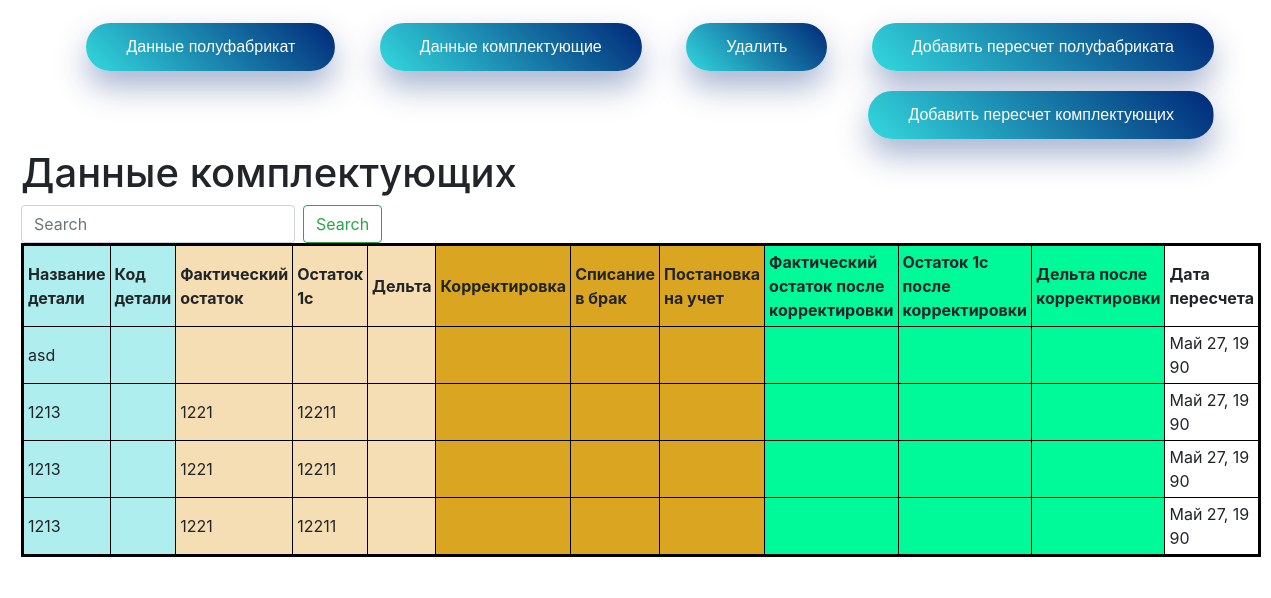
The page /home_accessories on the database as committed earlier.
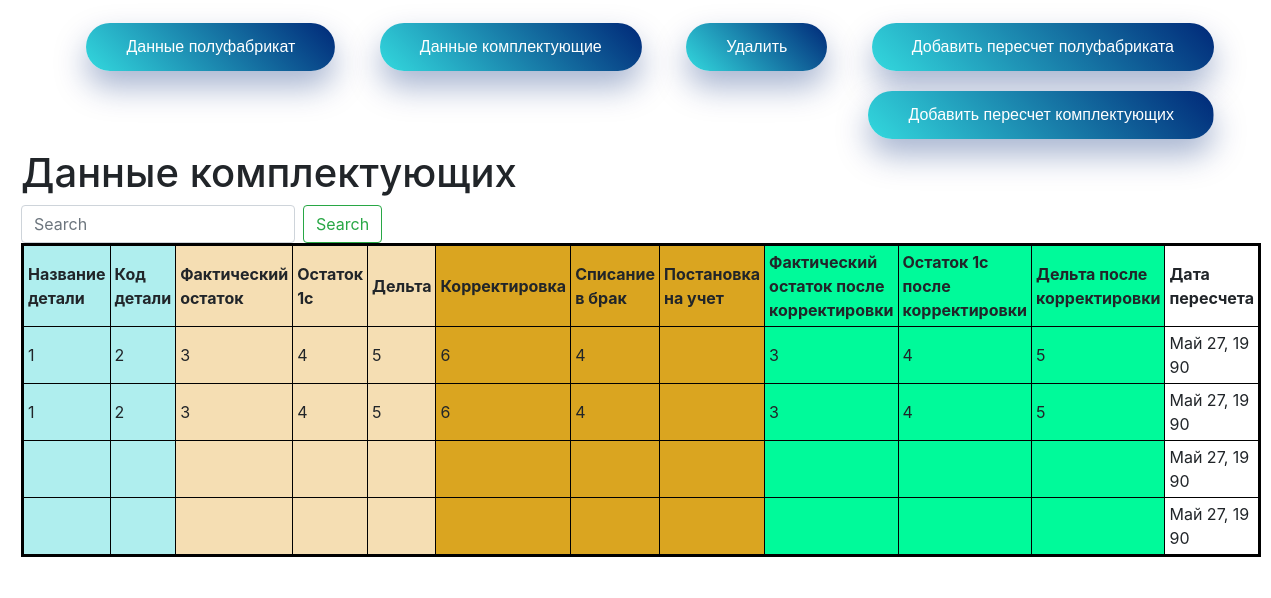
The same page on the database as committed later.
### main/models.py (models this page shows, shortened)
class Accessories(models.Model):
    class Meta:
        verbose_name = "Данные комплектующих"
        verbose_name_plural = "Данные комплектующих"
        ordering = [
            '-release_date']
    details_name = models.CharField("Дельта", max_length=100, blank=True)
    code = models.CharField("Код детали", max_length=50, blank=True)
    quantity_actual = models.CharField("Фактический остаток", max_length=50, blank=True)
    quantity_1c = models.CharField("Остаток 1с", max_length=50, blank=True)
    delta = models.CharField("Дельта", max_length=50, blank=True)
    adjustments = models.CharField("Корректировка", max_length=50, blank=True)
    adjustments_marriage = models.CharField("Списание в брак", max_length=50, blank=True)
    actual_registration = models.CharField("Постановка на учет", max_length=50, blank=True)
    after_adjustment_quantity_actual = models.CharField("Фактический остаток после корректировки",
                                                        max_length=50, blank=True)
    after_adjustment_quantity_1c = models.CharField("Остаток 1с после корректировки", max_length=50, blank=True)
    after_adjustment_delta = models.CharField("Дельта после корректировки", max_length=50, blank=True)
    release_date = models.DateField("Дата пересчета")

### main/views.py (the view)
# urls.py: path('home_accessories', views.home_accessories, name='home_accessories'),
def home_accessories(request):
    accessories = Accessories.objects.all()
    return render(request, 'main/home_accessories.html', {'details_name': 'Главная страница сайта',
                                                          'accessories': accessories})

### main/templates/main/home_accessories.html (shortened to what this page needs)
<!doctype html>
<html lang="ru">
<head class="my-2 my-md-0 mr-md-3">
        <link rel="stylesheet" href="https://cdn.jsdelivr.net/npm/bootstrap@4.5.3/dist/css/bootstrap.min.css"
>
</head>
<body>
<div class="alert">
    <nav style="text-align:right" class="my-2 my-md-0 mr-md-3">
        <a href="{% url 'home' %}" class="pressed-button">Данные полуфабрикат</a>
        <a href="{% url 'home_accessories' %}" class="pressed-button">Данные комплектующие</a>
        <a href="{% url 'about' %}" class="pressed-button">Удалить</a>
        <a href="{% url 'create' %}" class="pressed-button">Добавить пересчет полуфабриката</a>
        <a href="{% url 'create_accessories' %}" class="pressed-button">Добавить пересчет комплектующих</a>
<h1 style="text-align:left">Данные комплектующих</h1>
        <form style="align:right" class="form-inline mt-2 mt-md-0" action="{% url 'search_accessories' %}">
            <input class="form-control mr-sm-2" type="int" placeholder="Search" aria-label="Search" name="q">
            <button class="btn btn-outline-success my-2 my-sm-0" type="submit">Search</button>
        </form>
    </nav>
<table width=200 border="1" cellpadding="4" cellspacing="0">
            <tr>
                <th bgcolor="#AFEEEE" width="500"> Название детали</th>
                <th bgcolor="#AFEEEE"> Код детали</th>
                <th bgcolor="#F5DEB3"> Фактический остаток</th>
                <th bgcolor="#F5DEB3"> Остаток 1с</th>
                <th bgcolor="#F5DEB3"> Дельта</th>
                <th bgcolor="#DAA520"> Корректировка</th>
                <th bgcolor="#DAA520"> Списание в брак</th>
                <th bgcolor="#DAA520"> Постановка на учет</th>
                <th bgcolor="#00FA9A"> Фактический остаток после корректировки</th>
                <th bgcolor="#00FA9A"> Остаток 1с после корректировки</th>
                <th bgcolor="#00FA9A"> Дельта после корректировки</th>
                <th> Дата пересчета</th>
            </tr>
            {% for el in accessories %}
            <tr>
                <td bgcolor="#AFEEEE" style="width:200px;">{{ el.details_name }}</td>
                <td bgcolor="#AFEEEE">{{ el.code }}<br></td>
                <td bgcolor="#F5DEB3">{{ el.quantity_actual }}</td>
                <td bgcolor="#F5DEB3">{{ el.quantity_1c }}</td>
                <td bgcolor="#F5DEB3">{{ el.delta }}</td>
                <td bgcolor="#DAA520">{{ el.adjustments }}</td>
                <td bgcolor="#DAA520">{{ el.adjustments_marriage }}</td>
                <td bgcolor="#DAA520">{{ el.actual_registration }}</td>
                <td bgcolor="#00FA9A">{{ el.after_adjustment_quantity_actual }}</td>
                <td bgcolor="#00FA9A">{{ el.after_adjustment_quantity_1c }}</td>
                <td bgcolor="#00FA9A">{{ el.after_adjustment_delta }}</td>
                <td>{{ el.release_date }}</td>
            </tr>
            {% endfor %}
        </table>
</div>
</body>
</html>
<body>
</body>

Rows that differ between the two databases and show on the page:
removed Accessories: details_name "asd", release_date "Май 27, 1990"
removed Accessories: details_name "1213", quantity_actual "1221", quantity_1c "12211", release_date "Май 27, 1990"
removed Accessories: details_name "1213", quantity_actual "1221", quantity_1c "12211", release_date "Май 27, 1990"
removed Accessories: details_name "1213", quantity_actual "1221", quantity_1c "12211", release_date "Май 27, 1990"
added Accessories: details_name "1", code "2", quantity_actual "3", quantity_1c "4", delta "5", adjustments "6", adjustments_marriage "4", after_adjustment_quantity_actual "3", after_adjustment_quantity_1c "4", after_adjustment_delta "5", release_date "Май 27, 1990"
added Accessories: details_name "1", code "2", quantity_actual "3", quantity_1c "4", delta "5", adjustments "6", adjustments_marriage "4", after_adjustment_quantity_actual "3", after_adjustment_quantity_1c "4", after_adjustment_delta "5", release_date "Май 27, 1990"
added Accessories: release_date "Май 27, 1990"
added Accessories: release_date "Май 27, 1990"
